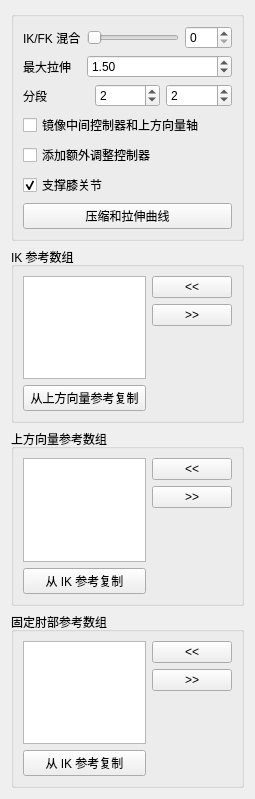
<?xml version="1.0" encoding="UTF-8"?>
<ui version="4.0">
 <class>Form</class>
 <widget class="QWidget" name="Form">
  <property name="geometry">
   <rect>
    <x>0</x>
    <y>0</y>
    <width>255</width>
    <height>799</height>
   </rect>
  </property>
  <property name="windowTitle">
   <string>表单</string>
  </property>
  <layout class="QGridLayout" name="gridLayout">
   <item row="0" column="0">
    <widget class="QGroupBox" name="groupBox">
     <property name="title">
      <string/>
     </property>
     <layout class="QGridLayout" name="gridLayout_2">
      <item row="0" column="0">
       <layout class="QVBoxLayout" name="verticalLayout">
        <item>
         <layout class="QFormLayout" name="formLayout">
          <property name="fieldGrowthPolicy">
           <enum>QFormLayout::AllNonFixedFieldsGrow</enum>
          </property>
          <item row="0" column="0">
           <widget class="QLabel" name="ikfk_label">
            <property name="text">
             <string>IK/FK 混合</string>
            </property>
           </widget>
          </item>
          <item row="0" column="1">
           <layout class="QHBoxLayout" name="horizontalLayout_3">
            <item>
             <widget class="QSlider" name="ikfk_slider">
              <property name="minimumSize">
               <size>
                <width>0</width>
                <height>15</height>
               </size>
              </property>
              <property name="maximum">
               <number>100</number>
              </property>
              <property name="orientation">
               <enum>Qt::Horizontal</enum>
              </property>
             </widget>
            </item>
            <item>
             <widget class="QSpinBox" name="ikfk_spinBox">
              <property name="maximum">
               <number>100</number>
              </property>
             </widget>
            </item>
           </layout>
          </item>
          <item row="1" column="0">
           <widget class="QLabel" name="maxStretch_label">
            <property name="sizePolicy">
             <sizepolicy hsizetype="MinimumExpanding" vsizetype="MinimumExpanding">
              <horstretch>0</horstretch>
              <verstretch>0</verstretch>
             </sizepolicy>
            </property>
            <property name="text">
             <string>最大拉伸</string>
            </property>
           </widget>
          </item>
          <item row="1" column="1">
           <widget class="QDoubleSpinBox" name="maxStretch_spinBox">
            <property name="sizePolicy">
             <sizepolicy hsizetype="MinimumExpanding" vsizetype="Fixed">
              <horstretch>0</horstretch>
              <verstretch>0</verstretch>
             </sizepolicy>
            </property>
            <property name="minimum">
             <double>1.000000000000000</double>
            </property>
            <property name="value">
             <double>1.500000000000000</double>
            </property>
           </widget>
          </item>
         </layout>
        </item>
        <item>
         <layout class="QHBoxLayout" name="horizontalLayout">
          <item>
           <widget class="QLabel" name="divisions_label">
            <property name="text">
             <string>分段</string>
            </property>
           </widget>
          </item>
          <item>
           <widget class="QSpinBox" name="div0_spinBox">
            <property name="minimum">
             <number>0</number>
            </property>
            <property name="value">
             <number>2</number>
            </property>
           </widget>
          </item>
          <item>
           <widget class="QSpinBox" name="div1_spinBox">
            <property name="minimum">
             <number>0</number>
            </property>
            <property name="value">
             <number>2</number>
            </property>
           </widget>
          </item>
         </layout>
        </item>
        <item>
         <widget class="QCheckBox" name="mirrorMid_checkBox">
          <property name="toolTip">
           <string extracomment="This option set the axis of the mid CTL (elbow) and the up vector control to move in a mirror behaviour ">设置中间控制器(肘部)和上方向向量控制器以镜像方式移动的轴行为 </string>
          </property>
          <property name="statusTip">
           <string extracomment="This option set the axis of the mid CTL (elbow) and the up vector control to move in a mirror behaviour ">设置中间控制器(肘部)和上方向向量控制器以镜像方式移动的轴行为 </string>
          </property>
          <property name="whatsThis">
           <string>设置中间控制器(肘部)和上方向向量控制器以镜像方式移动的轴行为 </string>
          </property>
          <property name="text">
           <string>镜像中间控制器和上方向量轴</string>
          </property>
         </widget>
        </item>
        <item>
         <widget class="QCheckBox" name="extraTweak_checkBox">
          <property name="toolTip">
           <string extracomment="This option set the axis of the mid CTL (elbow) and the up vector control to move in a mirror behaviour ">设置中间控制器(肘部)和上方向向量控制器以镜像方式移动的轴行为 </string>
          </property>
          <property name="statusTip">
           <string extracomment="This option set the axis of the mid CTL (elbow) and the up vector control to move in a mirror behaviour ">设置中间控制器(肘部)和上方向向量控制器以镜像方式移动的轴行为 </string>
          </property>
          <property name="whatsThis">
           <string>设置中间控制器(肘部)和上方向向量控制器以镜像方式移动的轴行为 </string>
          </property>
          <property name="text">
           <string>添加额外调整控制器</string>
          </property>
         </widget>
        </item>
        <item>
         <widget class="QCheckBox" name="supportJoints_checkBox">
          <property name="toolTip">
           <string extracomment="This option set the axis of the mid CTL (elbow) and the up vector control to move in a mirror behaviour ">设置中间控制器(肘部)和上方向向量控制器以镜像方式移动的轴行为 </string>
          </property>
          <property name="statusTip">
           <string extracomment="This option set the axis of the mid CTL (elbow) and the up vector control to move in a mirror behaviour ">设置中间控制器(肘部)和上方向向量控制器以镜像方式移动的轴行为 </string>
          </property>
          <property name="whatsThis">
           <string>设置中间控制器(肘部)和上方向向量控制器以镜像方式移动的轴行为 </string>
          </property>
          <property name="text">
           <string>支撑膝关节</string>
          </property>
          <property name="checked">
           <bool>true</bool>
          </property>
         </widget>
        </item>
        <item>
         <layout class="QHBoxLayout" name="horizontalLayout_2">
          <item>
           <widget class="QPushButton" name="squashStretchProfile_pushButton">
            <property name="text">
             <string>压缩和拉伸曲线</string>
            </property>
           </widget>
          </item>
         </layout>
        </item>
       </layout>
      </item>
     </layout>
    </widget>
   </item>
   <item row="1" column="0">
    <widget class="QGroupBox" name="ikRefArray_groupBox">
     <property name="title">
      <string>IK 参考数组</string>
     </property>
     <layout class="QGridLayout" name="gridLayout_3">
      <item row="0" column="0">
       <layout class="QHBoxLayout" name="ikRefArray_horizontalLayout">
        <item>
         <layout class="QVBoxLayout" name="ikRefArray_verticalLayout_1">
          <item>
           <widget class="QListWidget" name="ikRefArray_listWidget">
            <property name="dragDropOverwriteMode">
             <bool>true</bool>
            </property>
            <property name="dragDropMode">
             <enum>QAbstractItemView::InternalMove</enum>
            </property>
            <property name="defaultDropAction">
             <enum>Qt::MoveAction</enum>
            </property>
            <property name="alternatingRowColors">
             <bool>true</bool>
            </property>
            <property name="selectionMode">
             <enum>QAbstractItemView::ExtendedSelection</enum>
            </property>
            <property name="selectionRectVisible">
             <bool>false</bool>
            </property>
           </widget>
          </item>
          <item>
           <widget class="QPushButton" name="ikRefArray_copyRef_pushButton">
            <property name="text">
             <string>从上方向量参考复制</string>
            </property>
           </widget>
          </item>
         </layout>
        </item>
        <item>
         <layout class="QVBoxLayout" name="ikRefArray_verticalLayout_2">
          <item>
           <widget class="QPushButton" name="ikRefArrayAdd_pushButton">
            <property name="text">
             <string>&lt;&lt;</string>
            </property>
           </widget>
          </item>
          <item>
           <widget class="QPushButton" name="ikRefArrayRemove_pushButton">
            <property name="text">
             <string>&gt;&gt;</string>
            </property>
           </widget>
          </item>
          <item>
           <spacer name="ikRefArray_verticalSpacer">
            <property name="orientation">
             <enum>Qt::Vertical</enum>
            </property>
            <property name="sizeHint" stdset="0">
             <size>
              <width>20</width>
              <height>40</height>
             </size>
            </property>
           </spacer>
          </item>
         </layout>
        </item>
       </layout>
      </item>
     </layout>
    </widget>
   </item>
   <item row="2" column="0">
    <widget class="QGroupBox" name="upvRefArray_groupBox">
     <property name="title">
      <string>上方向量参考数组</string>
     </property>
     <layout class="QGridLayout" name="gridLayout_5">
      <item row="0" column="0">
       <layout class="QHBoxLayout" name="upvRefArray_horizontalLayout">
        <item>
         <layout class="QVBoxLayout" name="upvRefArray_verticalLayout_1">
          <item>
           <widget class="QListWidget" name="upvRefArray_listWidget">
            <property name="dragDropOverwriteMode">
             <bool>true</bool>
            </property>
            <property name="dragDropMode">
             <enum>QAbstractItemView::InternalMove</enum>
            </property>
            <property name="defaultDropAction">
             <enum>Qt::MoveAction</enum>
            </property>
            <property name="alternatingRowColors">
             <bool>true</bool>
            </property>
            <property name="selectionMode">
             <enum>QAbstractItemView::ExtendedSelection</enum>
            </property>
            <property name="selectionRectVisible">
             <bool>false</bool>
            </property>
           </widget>
          </item>
          <item>
           <widget class="QPushButton" name="upvRefArray_copyRef_pushButton">
            <property name="text">
             <string>从 IK 参考复制</string>
            </property>
           </widget>
          </item>
         </layout>
        </item>
        <item>
         <layout class="QVBoxLayout" name="upvRefArray_verticalLayout_2">
          <item>
           <widget class="QPushButton" name="upvRefArrayAdd_pushButton">
            <property name="text">
             <string>&lt;&lt;</string>
            </property>
           </widget>
          </item>
          <item>
           <widget class="QPushButton" name="upvRefArrayRemove_pushButton">
            <property name="text">
             <string>&gt;&gt;</string>
            </property>
           </widget>
          </item>
          <item>
           <spacer name="upvRefArray_verticalSpacer">
            <property name="orientation">
             <enum>Qt::Vertical</enum>
            </property>
            <property name="sizeHint" stdset="0">
             <size>
              <width>20</width>
              <height>40</height>
             </size>
            </property>
           </spacer>
          </item>
         </layout>
        </item>
       </layout>
      </item>
     </layout>
    </widget>
   </item>
   <item row="3" column="0">
    <widget class="QGroupBox" name="pinRefArray_groupBox">
     <property name="title">
      <string>固定肘部参考数组</string>
     </property>
     <layout class="QGridLayout" name="gridLayout_4">
      <item row="0" column="0">
       <layout class="QHBoxLayout" name="pinRefArray_horizontalLayout">
        <item>
         <layout class="QVBoxLayout" name="pinRefArray_verticalLayout">
          <item>
           <widget class="QListWidget" name="pinRefArray_listWidget">
            <property name="dragDropOverwriteMode">
             <bool>true</bool>
            </property>
            <property name="dragDropMode">
             <enum>QAbstractItemView::InternalMove</enum>
            </property>
            <property name="defaultDropAction">
             <enum>Qt::MoveAction</enum>
            </property>
            <property name="alternatingRowColors">
             <bool>true</bool>
            </property>
            <property name="selectionMode">
             <enum>QAbstractItemView::ExtendedSelection</enum>
            </property>
            <property name="selectionRectVisible">
             <bool>false</bool>
            </property>
           </widget>
          </item>
          <item>
           <widget class="QPushButton" name="pinRefArray_copyRef_pushButton">
            <property name="text">
             <string>从 IK 参考复制</string>
            </property>
           </widget>
          </item>
         </layout>
        </item>
        <item>
         <layout class="QVBoxLayout" name="pinRefArray_verticalLayout_2">
          <item>
           <widget class="QPushButton" name="pinRefArrayAdd_pushButton">
            <property name="text">
             <string>&lt;&lt;</string>
            </property>
           </widget>
          </item>
          <item>
           <widget class="QPushButton" name="pinRefArrayRemove_pushButton">
            <property name="text">
             <string>&gt;&gt;</string>
            </property>
           </widget>
          </item>
          <item>
           <spacer name="pinRefArray_verticalSpacer">
            <property name="orientation">
             <enum>Qt::Vertical</enum>
            </property>
            <property name="sizeHint" stdset="0">
             <size>
              <width>20</width>
              <height>40</height>
             </size>
            </property>
           </spacer>
          </item>
         </layout>
        </item>
       </layout>
      </item>
     </layout>
    </widget>
   </item>
  </layout>
 </widget>
 <resources/>
 <connections>
  <connection>
   <sender>ikfk_slider</sender>
   <signal>sliderMoved(int)</signal>
   <receiver>ikfk_spinBox</receiver>
   <slot>setValue(int)</slot>
   <hints>
    <hint type="sourcelabel">
     <x>144</x>
     <y>47</y>
    </hint>
    <hint type="destinationlabel">
     <x>220</x>
     <y>45</y>
    </hint>
   </hints>
  </connection>
  <connection>
   <sender>ikfk_spinBox</sender>
   <signal>valueChanged(int)</signal>
   <receiver>ikfk_slider</receiver>
   <slot>setValue(int)</slot>
   <hints>
    <hint type="sourcelabel">
     <x>222</x>
     <y>37</y>
    </hint>
    <hint type="destinationlabel">
     <x>182</x>
     <y>37</y>
    </hint>
   </hints>
  </connection>
 </connections>
</ui>
